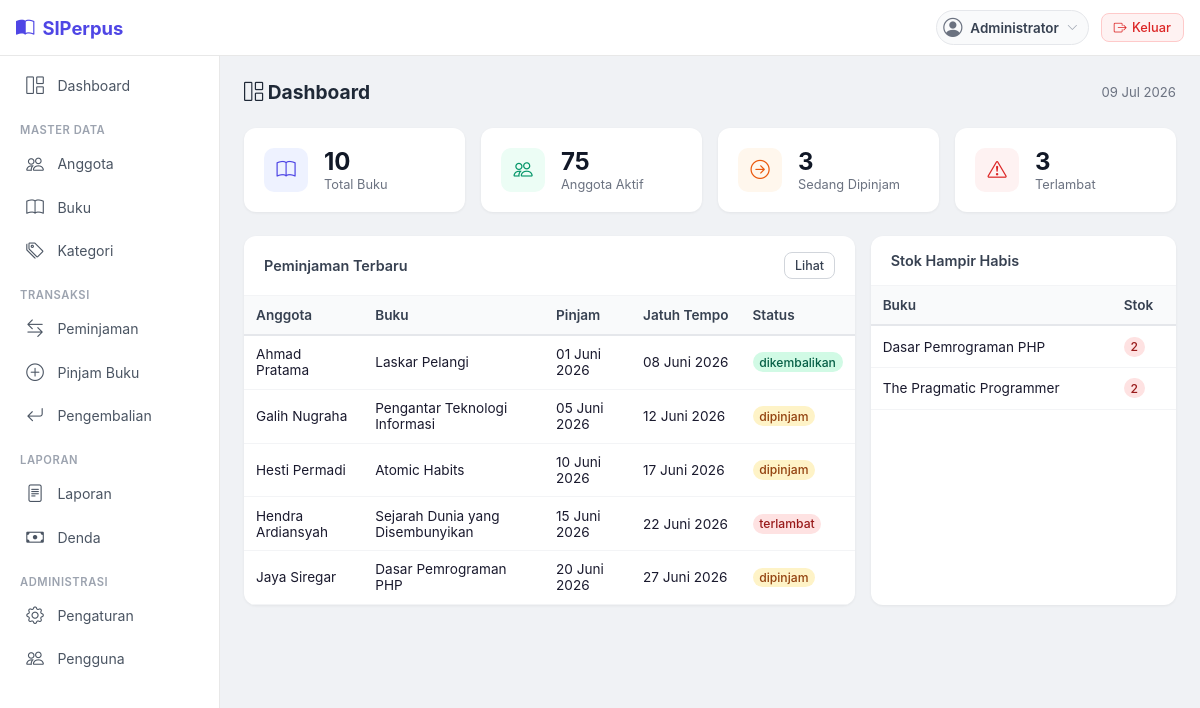
Screenshot of /dashboard.php (signed in) with the database file from the repository.
### tables this page shows
CREATE TABLE peminjaman (
    id_peminjaman INT AUTO_INCREMENT PRIMARY KEY,
    id_anggota INT NOT NULL,
    id_buku INT NOT NULL,
    tgl_pinjam DATE NOT NULL DEFAULT (CURRENT_DATE),
    tgl_jatuh_tempo DATE NOT NULL,
    tgl_kembali DATE NULL,
    status ENUM('dipinjam', 'dikembalikan', 'terlambat') NOT NULL DEFAULT 'dipinjam',
    denda DECIMAL(10,2) NOT NULL DEFAULT 0.00,
    FOREIGN KEY (id_anggota) REFERENCES anggota(id_anggota) ON DELETE RESTRICT ON UPDATE CASCADE,
    FOREIGN KEY (id_buku) REFERENCES buku(id_buku) ON DELETE RESTRICT ON UPDATE CASCADE,
    created_at TIMESTAMP DEFAULT CURRENT_TIMESTAMP
);

CREATE TABLE anggota (
    id_anggota INT AUTO_INCREMENT PRIMARY KEY,
    no_anggota VARCHAR(20) NOT NULL UNIQUE,
    nisn VARCHAR(20) UNIQUE,
    id_kelas INT,
    nama VARCHAR(150) NOT NULL,
    email VARCHAR(100),
    no_telp VARCHAR(20),
    alamat TEXT,
    tgl_daftar DATE NOT NULL DEFAULT (CURRENT_DATE),
    status ENUM('aktif', 'nonaktif') NOT NULL DEFAULT 'aktif',
    created_at TIMESTAMP DEFAULT CURRENT_TIMESTAMP,
    FOREIGN KEY (id_kelas) REFERENCES kelas(id_kelas) ON DELETE RESTRICT ON UPDATE CASCADE
);

CREATE TABLE buku (
    id_buku INT AUTO_INCREMENT PRIMARY KEY,
    judul VARCHAR(255) NOT NULL,
    pengarang VARCHAR(150) NOT NULL,
    penerbit VARCHAR(150),
    tahun_terbit YEAR,
    isbn VARCHAR(20) UNIQUE,
    stok INT NOT NULL DEFAULT 0,
    created_at TIMESTAMP DEFAULT CURRENT_TIMESTAMP,
    updated_at TIMESTAMP DEFAULT CURRENT_TIMESTAMP ON UPDATE CURRENT_TIMESTAMP
);

### dashboard.php (the view, shortened to what this page needs)
<?php
require_once __DIR__ . '/config/database.php';
require_once __DIR__ . '/includes/header.php';
$db = getConnection();
$stat = $db->query("SELECT * FROM v_statistik")->fetch();
$peminjaman_terbaru = $db->query("
    SELECT p.*, a.nama AS anggota, b.judul AS buku
    FROM peminjaman p
    JOIN anggota a ON p.id_anggota = a.id_anggota
    JOIN buku b ON p.id_buku = b.id_buku
    ORDER BY p.created_at DESC LIMIT 5
")->fetchAll();
$stok_menipis = $db->query("
    SELECT * FROM buku WHERE stok <= 2 ORDER BY stok ASC LIMIT 5
")->fetchAll();
?>
<div class="page-header">
    <h4><i class="bi bi-grid-1x2"></i> Dashboard</h4>
    <span style="font-size:0.82rem;color:#6b7280;"><?= date('d M Y') ?></span>
</div>
<div class="stats-grid">
    <div class="stat-item">
        <div class="stat-icon blue"><i class="bi bi-book"></i></div>
        <div class="stat-info">
            <div class="num"><?= $stat['total_buku'] ?></div>
            <div class="lbl">Total Buku</div>
        </div>
    </div>
    <div class="stat-item">
        <div class="stat-icon green"><i class="bi bi-people"></i></div>
        <div class="stat-info">
            <div class="num"><?= $stat['total_anggota_aktif'] ?></div>
            <div class="lbl">Anggota Aktif</div>
        </div>
    </div>
    <div class="stat-item">
        <div class="stat-icon orange"><i class="bi bi-arrow-right-circle"></i></div>
        <div class="stat-info">
            <div class="num"><?= $stat['buku_dipinjam'] ?></div>
            <div class="lbl">Sedang Dipinjam</div>
        </div>
    </div>
    <div class="stat-item">
        <div class="stat-icon red"><i class="bi bi-exclamation-triangle"></i></div>
        <div class="stat-info">
            <div class="num"><?= $stat['peminjaman_terlambat'] ?></div>
            <div class="lbl">Terlambat</div>
        </div>
    </div>
</div>
<div style="display:grid;grid-template-columns:2fr 1fr;gap:1rem;">
<div class="card-simple">
    <div class="card-head">
        <span>Peminjaman Terbaru</span>
        <a href="<?= BASE_URL ?>/peminjaman/index.php" class="btn btn-sm btn-outline">Lihat</a>
    </div>
    <div class="card-body" style="padding:0;">
        <div class="table-wrap">
            <table>
                <thead>
                    <tr><th>Anggota</th><th>Buku</th><th>Pinjam</th><th>Jatuh Tempo</th><th>Status</th></tr>
                </thead>
                <tbody>
                    <?php foreach ($peminjaman_terbaru as $p): ?>
                    <tr>
                        <td><?= htmlspecialchars($p['anggota']) ?></td>
                        <td><?= htmlspecialchars($p['buku']) ?></td>
                        <td><?= tgl_indo($p['tgl_pinjam']) ?></td>
                        <td><?= tgl_indo($p['tgl_jatuh_tempo']) ?></td>
                        <td><?= status_badge($p['status']) ?></td>
                    </tr>
                    <?php endforeach; ?>
                </tbody>
            </table>
        </div>
    </div>
</div>
<div class="card-simple">
    <div class="card-head">Stok Hampir Habis</div>
    <div class="card-body" style="padding:0;">
        <div class="table-wrap">
            <table>
                <thead>
                    <tr><th>Buku</th><th>Stok</th></tr>
                </thead>
                <tbody>
                    <?php foreach ($stok_menipis as $b): ?>
                    <tr>
                        <td><?= htmlspecialchars($b['judul']) ?></td>
                        <td><span class="badge bg-danger"><?= $b['stok'] ?></span></td>
                    </tr>
                    <?php endforeach; ?>
                </tbody>
            </table>
        </div>
    </div>
</div>
</div>
<?php require_once __DIR__ . '/includes/footer.php'; ?>

### config/database.php (shortened to what this page needs)
<?php
function tgl_indo($tanggal) {
    $bulan = [
        1 => 'Januari', 'Februari', 'Maret', 'April', 'Mei', 'Juni',
        'Juli', 'Agustus', 'September', 'Oktober', 'November', 'Desember'
    ];
    $t = date_create($tanggal);
    $bln = $bulan[(int)$t->format('m')];
    return $t->format('d') . ' ' . $bln . ' ' . $t->format('Y');
}
function status_badge($status) {
    $map = [
        'dipinjam' => 'warning',
        'dikembalikan' => 'success',
        'terlambat' => 'danger',
        'aktif' => 'success',
        'nonaktif' => 'secondary',
    ];
    $color = $map[$status] ?? 'secondary';
    return "<span class='badge bg-{$color}'>" . htmlspecialchars($status) . "</span>";
}

### assets/css/style.css (style rules this page uses)
* { margin: 0; padding: 0; box-sizing: border-box; }
body { font-family: -apple-system, BlinkMacSystemFont, 'Segoe UI', Roboto, Oxygen, Ubuntu, sans-serif; background: #f0f2f5; color: #1a1a2e; }
.page-header { margin-bottom: 1.5rem; display: flex; flex-wrap: wrap; align-items: center; justify-content: space-between; gap: 0.75rem; }
.page-header h4 { font-size: 1.2rem; font-weight: 700; color: #1f2937; margin: 0; }
.card-simple { background: #fff; border-radius: 12px; box-shadow: 0 1px 3px rgba(0,0,0,0.06); overflow: hidden; }
.card-simple .card-head { padding: 1rem 1.25rem; border-bottom: 1px solid #f3f4f6; font-weight: 600; font-size: 0.9rem; color: #374151; display: flex; flex-wrap: wrap; align-items: center; justify-content: space-between; }
.card-simple .card-body { padding: 1.25rem; }
.stats-grid { display: grid; grid-template-columns: repeat(auto-fit, minmax(180px, 1fr)); gap: 1rem; margin-bottom: 1.5rem; }
.stat-item { background: #fff; border-radius: 12px; padding: 1.25rem; box-shadow: 0 1px 3px rgba(0,0,0,0.06); display: flex; align-items: center; gap: 1rem; }
.stat-icon { width: 44px; height: 44px; border-radius: 10px; display: flex; align-items: center; justify-content: center; font-size: 1.2rem; flex-shrink: 0; }
.stat-icon.blue { background: #eef2ff; color: #4f46e5; }
.stat-icon.green { background: #ecfdf5; color: #059669; }
.stat-icon.orange { background: #fff7ed; color: #ea580c; }
.stat-icon.red { background: #fef2f2; color: #dc2626; }
.stat-info .num { font-size: 1.5rem; font-weight: 700; line-height: 1.2; color: #111827; }
.stat-info .lbl { font-size: 0.8rem; color: #6b7280; }
.table-wrap { overflow-x: auto; }
table { width: 100%; border-collapse: collapse; font-size: 0.85rem; }
table th { background: #f9fafb; color: #374151; font-weight: 600; padding: 0.7rem 0.75rem; text-align: left; white-space: nowrap; border-bottom: 2px solid #e5e7eb; }
table td { padding: 0.65rem 0.75rem; border-bottom: 1px solid #f3f4f6; vertical-align: middle; }
.btn { display: inline-flex; align-items: center; gap: 0.4rem; padding: 0.5rem 1rem; font-size: 0.85rem; font-weight: 500; border-radius: 8px; border: 1px solid transparent; cursor: pointer; text-decoration: none; transition: all 0.15s; font-family: inherit; }
.btn-sm { padding: 0.3rem 0.6rem; font-size: 0.78rem; }
.btn-outline { background: transparent; border-color: #d1d5db; color: #374151; }
.badge { display: inline-block; padding: 0.2em 0.55em; font-size: 0.76rem; font-weight: 500; border-radius: 999px; }
.bg-success { background: #d1fae5; color: #065f46; }
.bg-warning { background: #fef3c7; color: #92400e; }
.bg-danger { background: #fee2e2; color: #991b1b; }

### rows the page displays
peminjaman: id_anggota.nama "Ahmad Pratama", id_buku.judul "Laskar Pelangi", tgl_pinjam "01 Juni 2026", tgl_jatuh_tempo "08 Juni 2026", status "dikembalikan"
peminjaman: id_anggota.nama "Galih Nugraha", id_buku.judul "Pengantar Teknologi Informasi", tgl_pinjam "05 Juni 2026", tgl_jatuh_tempo "12 Juni 2026", status "dipinjam"
peminjaman: id_anggota.nama "Hesti Permadi", id_buku.judul "Atomic Habits", tgl_pinjam "10 Juni 2026", tgl_jatuh_tempo "17 Juni 2026", status "dipinjam"
peminjaman: id_anggota.nama "Hendra Ardiansyah", id_buku.judul "Sejarah Dunia yang Disembunyikan", tgl_pinjam "15 Juni 2026", tgl_jatuh_tempo "22 Juni 2026", status "terlambat"
peminjaman: id_anggota.nama "Jaya Siregar", id_buku.judul "Dasar Pemrograman PHP", tgl_pinjam "20 Juni 2026", tgl_jatuh_tempo "27 Juni 2026", status "dipinjam"
buku: judul "Dasar Pemrograman PHP", stok "2"
buku: judul "The Pragmatic Programmer", stok "2"

### other values shown
$user['nama_lengkap'] "Administrator"
$stat['total_buku'] "10"
$stat['total_anggota_aktif'] "75"
$stat['buku_dipinjam'] "3"
$stat['peminjaman_terlambat'] "3"
